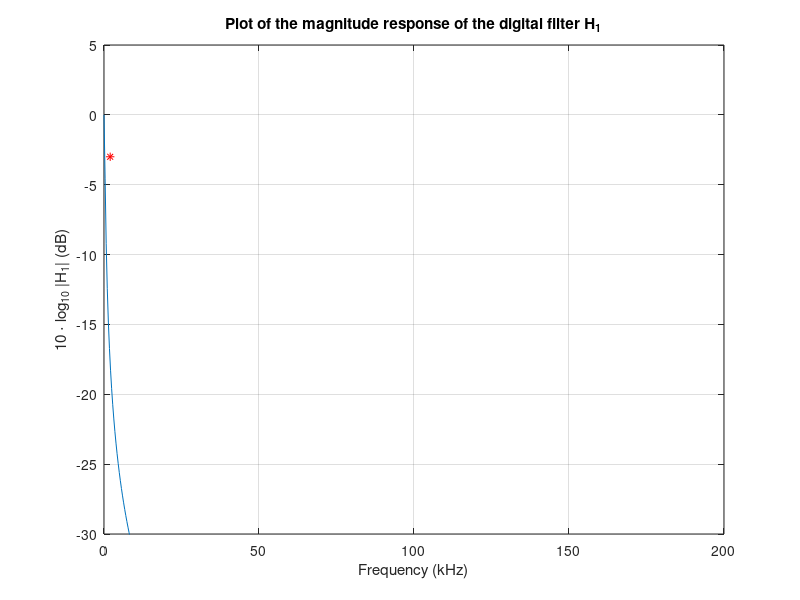
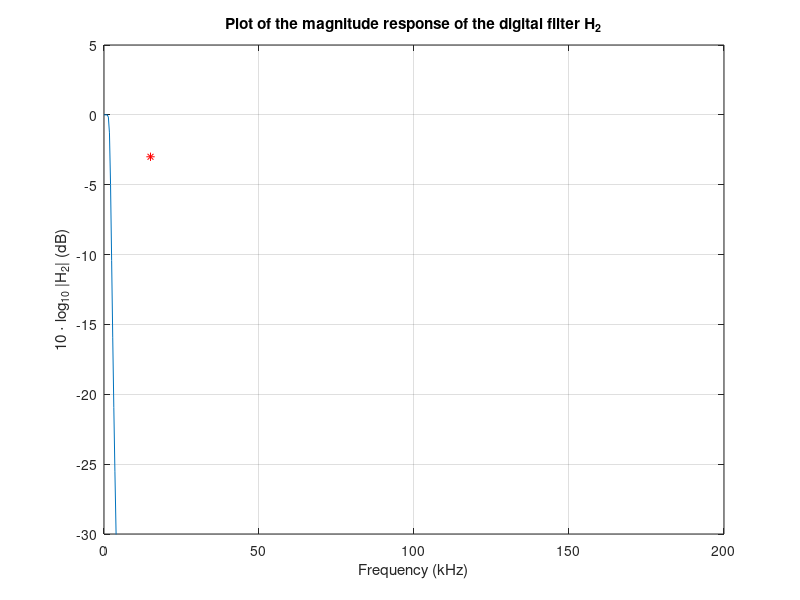
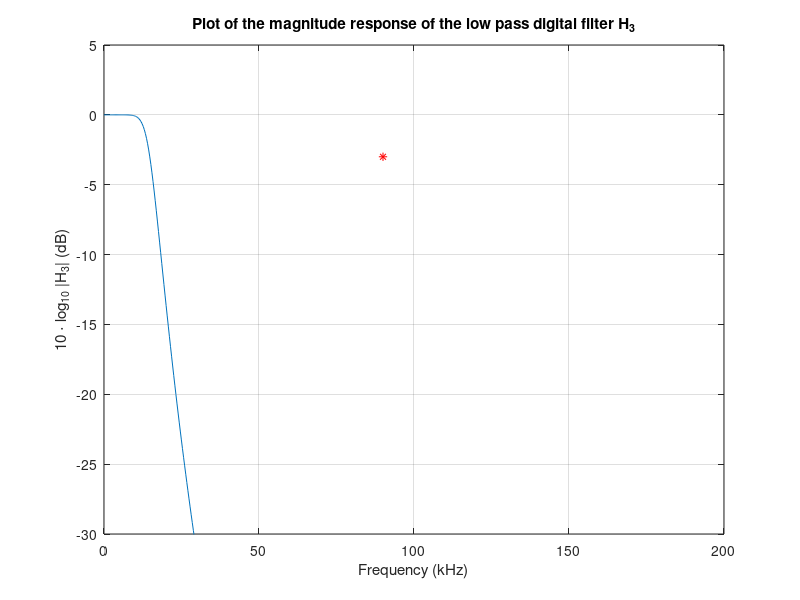

Recreate these plots in MATLAB, in order. (Note: this script raises an error after producing the figures.)
function communications = commass051b% (sig, pr)
%COMMASS051 Determine the signal to noise ratio (SNR) of a frequency modulated (FM) signal
% sig: sig = 0 for a sinewave, and sig = 1 for a random signal
% pr: pr = 0 to plot and display graphs, and pr = 1 for modeling
% Base units are: MHz for frequency, krad for angular frequencies, dB for power,
% microseconds for sampling intervals, and V for voltage
%
% This is written by Zhiyang Ong, 1085011, for the MATLAB Assignment
% of Communications IV (2005), Adelaide University

% Increase the number of decimal places that are used in numerical calculations to avoid
% numerical ill-conditioning
format('long')

%%%%%%%%%%%%%%
% Specified parameters %%
%%%%%%%%%%%%%%
% Baseband bandwidth=15kHz
W=0.015;
% RF carrier amplitude = 1 V (peak)
A=1;
% Frequency deviation = 75 kHz
fd=0.075;
% Angular frequency deviation: \omega_d = 2*pi*fd
wd=2 * pi *fd;
% Noise spectral density, varied in steps of 1dB so that
% 10dB <= Pr/(No*W) = A^2/(2*No*W) <= 30 dB
No=0;
% Sampling frequency=360kHz
fs=0.36;
% Period between samples of the FM signal; sample interval
Ts=1/fs;
% Number of samples
N=100000;

%%%%%%%%%%%%%%%%%%
% Determined variables
% Time variable
t=(0:N-1)*Ts;
% Range of SNR_{db} values with increments of 1dB
snrdb = (10:30);
% Convert SNR in dB to ratio
snr = 10.^(0.1 * snrdb);
% Number of values in the range of SNR
snrlen=length(snr);
% Number of samples for the frequency response
numsample = 512;

%%%%%%%%%%%%%
% Process user input
pr=0;
sig=0;
%warning('off','last')
dispGraph=logical(pr);
signal=logical(sig);
%warning('on','last')

%%%%%%%%%%%%%%%%
% Digital filter design
%%%%%%%%%%%%%%%
%%%%%%%%%%%%%%%%%%%%%%%%%%%%%%%%%
% Design of the digital filter H1 with a 3 dB bandwidth of 2kHz,
% which is based on the single pole analog filter
% 3 dB bandwidth of H1 = 2kHz
fd1=0.002;
% Angular 3 dB bandwidth of H1
wd1=2*pi*fd1;
% Determination of the 3 dB bandwidth for the single pole analog filter,
% which takes into account the effects of frequency warping [Ambardar 1999]
wa1=2*fs*tan(wd1*Ts/2);
% Get the non-angular 3 dB bandwidth for H1
fa1=wa1/(2*pi);
% Coefficients in the numerator of H1's transfer function
num1=wa1;
% Coefficients in the denominator of H1's transfer function
den1=[1 wa1];
% Convert the s-domain transfer function of the single-pole analog filter
% to its discrete equivalents using bilinear transformation
[num1d,den1d]=bilinear(num1,den1,fs);
% Determine the frequency response vector and its corresponding
% frequency vector for the digital filter
[h1,f] = freqz(num1d,den1d,numsample,fs);
% Determine the magnitude response of the filter H1
h1mag=20*log10(abs(h1));
% Bring this figure (to be created soon) to the foreground
figure(1);
% Plot magnitude response of the digital filter H1
% Display the response from -30 dB to 5 dB and its 3 dB bandwidth,
% which is on a frequency scale from 0 to180 kHz
plot(f*1000,h1mag,2,-3,'*r')
% Get the current limits of the axes
curlimits=axis;
% Set the limits for the x- and y-axis for the current axes
axis([curlimits(1) curlimits(2) -30 5])
title('Plot of the magnitude response of the digital filter H_1')
xlabel('Frequency (kHz)')
ylabel('10 \cdot log_{10} |H_1| (dB)')
grid on

%%%%%%%%%%%%%%%%%%%%%%%%%%%%%%%%%
% Design of the digital filter H2 with a 3 dB bandwidth of 15kHz,
% which is based on the 5th order analog Butterworth filter
% The post-detection filter H4 is the same as H2
% 3 dB bandwidth of H2 = 15kHz
fd2=0.015;
% Angular 3 dB bandwidth of H2
wd2=2*pi*fd2;
% Determination of the 3 dB bandwidth for the 5th order analog Butterworth filter,
% which takes into account the effects of frequency warping [Ambardar 1999]
wa2=2*fs*tan(wd2*Ts/2);
% Get the non-angular 3 dB bandwidth for H2
fa2=wa2/(2*pi);
% Coefficients in the numerator of H2's transfer function
num2=wa2^5;
% Constants of the coefficient of the 1st and 4th order terms
% in the denominator of H2's transfer function
c14=1+sqrt(5);
% Constants of the coefficient of the 2nd and 3rd order terms
% in the denominator of H2's transfer function
c23=3+sqrt(5);
% Coefficients in the denominator of H2's transfer function
den2=[1 c14*wa2 c23*wa2^2 c23*wa2^3 c14*wa2^4 wa2^5];
% Convert the s-domain transfer function of the 5th order analog Butterworth filter
% to its discrete equivalents using bilinear transformation
[num2d,den2d]=bilinear(num2,den2,fs);
% Determine the frequency response vector and its corresponding
% frequency vector for the digital filter
[h2,f] = freqz(num2d,den2d,numsample,fs);
% Determine the magnitude response of the filter H2
h2mag=20*log10(abs(h2));
% Bring this figure (to be created soon) to the foreground
figure(2);
% Plot magnitude response of the digital filter H2,
% which is based on a 5th order analog Butterworth filter
% Display the response from -30 dB to 5 dB and its 3 dB bandwidth,
% which is on a frequency scale from 0 to180 kHz
plot(f*1000,h2mag,15,-3,'*r')
% Get the current limits of the axes
curlimits=axis;
% Set the limits for the x- and y-axis for the current axes
axis([curlimits(1) curlimits(2) -30 5])
title('Plot of the magnitude response of the digital filter H_2')
xlabel('Frequency (kHz)')
ylabel('10 \cdot log_{10} |H_2| (dB)')
grid on


%%%%%%%%%%%%%%%%%%%%%%%%%%%%%%%%%
% Design of the low pass digital filter H3 with a 3 dB bandwidth of 90kHz,
% which is based on the 5th order analog Butterworth filter
% The required RF bandwidth B is given by Carson's Rule
% B = 2(fd + W) = 2(75 kHz + 15 kHz) = 180 kHz
% [Proakis 2002, Carlson 2002, Stremler 1990, & Couch 1997]
% Since phasor representation of RF signals is used, the bandwidth is halved
% Hence, B = 90 kHz and fs = 4*B
% Phasors are used to simulate RF signals since simulating FM modulation
% with modulation onto an RF carrier frequency would be slow.
% This is due to the requirement of having a sampling frequency that is
% twice the carrier frequency so that sampling occurs at a frequency
% greater than the Nyquist sampling rate.
% [Proakis 2002, Carlson 2002, Stremler 1990, & Couch 1997]
% 3 dB bandwidth of H3 = B = 90kHz
fd3=0.090;
% Angular 3 dB bandwidth of H3
wd3=2*pi*fd3;
% Determination of the 3 dB bandwidth for the 5th order analog Butterworth filter,
% which takes into account the effects of frequency warping [Ambardar 1999]
wa3=2*fs*tan(wd3*Ts/2);
% Get the non-angular 3 dB bandwidth for H3
fa3=wa3/(2*pi);
% Coefficients in the numerator of H3's transfer function
num3=wa3^5;
% Constants of the coefficient of the 1st and 4th order terms
% in the denominator of H3's transfer function
c14=1+sqrt(5);
% Constants of the coefficient of the 2nd and 3rd order terms
% in the denominator of H3's transfer function
c23=3+sqrt(5);
% Coefficients in the denominator of H3's transfer function
den3=[1 c14*wa3 c23*wa3^2 c23*wa3^3 c14*wa3^4 wa3^5];
% Convert the s-domain transfer function of the 5th order analog Butterworth filter
% to its discrete equivalents using bilinear transformation
[num3d,den3d]=bilinear(num3,den3,fs);
% Determine the frequency response vector and its corresponding
% frequency vector for the digital filter
[h3,f] = freqz(num3d,den3d,numsample,fs);
% Determine the magnitude response of the filter H3
h3mag=20*log10(abs(h3));
% Bring this figure (to be created soon) to the foreground
figure(3);
% Plot magnitude response of the low pass digital filter H3,
% which is based on a 5th order analog Butterworth filter
% Display the response from -30 dB to 5 dB and its 3 dB bandwidth,
% which is on a frequency scale from 0 to180 kHz
plot(f*1000,h3mag,90,-3,'*r')
% Get the current limits of the axes
curlimits=axis;
% Set the limits for the x- and y-axis for the current axes
axis([curlimits(1) curlimits(2) -30 5])
title('Plot of the magnitude response of the low pass digital filter H_3')
xlabel('Frequency (kHz)')
ylabel('10 \cdot log_{10} |H_3| (dB)')
grid on

% Generate a frequency modulated (FM) signal for transmission
% in phasor form (without the carrier modulation operation)
% That is, the message signal m(t) is modfm
if signal == 0
    % Generating frequency modulated sinusoidal signal, mt_sin,
    % with a frequency of 0.002 MHz
    % This FM sinusoidal signal is normalized to |m(t)| < 1
    mt_sin = sin(2*pi*0.002*t);
    % Assign the sinusoid to the FM signal
    modfm = mt_sin;
else
    % Generating frequency modulated random signal, mt_rand, which is Gaussian white noise
    % Reset the normally distributed pseudo-random number generator to its initial state
    randn('state',0);
    % Generate independent Gaussian samples with unity variance and zero mean
    % to model Gaussian noise samples.
    mt_rand = randn(1,N);
    % Filter the random FM signal with the digital filter H1,
    % which has a 2 kHz 3 dB-bandwidth
    y1=filter(num1d,den1d,mt_rand);
    % Filter the random FM signal with the digital filter H2,
    % which has a 15 kHz 3 dB-bandwidth
    y2=filter(num2d,den2d,y1);
    % Normalize this FM sinusoidal signal to |m(t)| < 1 by scaling the filter ouput
    % Get the maximum sample value of y2
    y2max=max(y2);
    % Get the minimum sample value of y2
    y2min=-min(y2);
    % If the middle value of the minimum and maximum sample values is >=0
    if y2max >= y2min
        % Assign the noise samples to the FM signal and normalize the amplitude
        modfm = mt_rand/y2max;
    else
        % Assign the noise samples to the inverted FM signal and normalize the amplitude
        modfm = mt_rand/y2min;
    end
end

% Generate the reference FM signal, vref, coming out of the transmitter and channel
% in the absence of noise
% That is, the FM signal received in the absence of noise
% Duration of sample intervals of FM signal
klimit=N-1;
% Cumulative summation of message signal over time
summ(1)=0;
%modfm(5000)
for k=1:klimit
    summ(k+1)=summ(k) + modfm(k)*Ts;
    echo off;
end
echo on;
% Sample FM modulation signal as a zero-mean stationary,
% Gaussian process [Proakis 2002]
phi=2*pi*fd*Ts*summ;
%%%%%%%%%%%%%%%%%%%
% Reference signal, vref
vref=A*exp(phi*j);


%%%%%%%%%%%%%%%%%%%%
% Generate white noise that are added to the signal during modulation and transmission
% Generate random numbers with unit variance for n_c(t) and n_s(t)
% In-phase noise, n_c(t)
nc=randn(1,N);
% Quadrature noise, n_s(t)
ns=randn(1,N);
% Noise phasor
nt=nc+j*ns;

% Add noise to the FM signal (model additive noise in the transmission of the FM signal)
vo=vref+nt;

% Filter the received FM signal to obtain the pre-detection signal
ypre=filter(num3d,den3d,vo);
% Get its phase response
[ypremod,freqresp]=freqz(ypre,1,numsample);
% Phase of ypremod
phaseypre=angle(ypremod)*180/pi;
% Make the phase continuous
phaseypremod=unwrap(phaseypre);
% Determine the phase differences to approximate the instantaneous frequency
phasediff(1)=phaseypremod(1);
klimit=512-1;
for k=2:klimit
    phasediff(k)=phaseypremod(k) - phaseypremod(k-1);
end
% Demodulate the received FM signal in phasor form
% (without the carrier modulation operation)
vd=(1/(2*pi*fd*Ts))*phasediff;

% Post-detection filtering with the digital filter H4, which is equal to H2
ypost=filter(num2d,den2d,vd);
% Determine the power of the received post-detection output FM signal
Pr=20*log10(abs(ypost));
% Determine the signal to noise ratios (SNR) of the received FM signal
% For each SNR value,
for k=1:snrlen
    % Noise spectral density
    No=(1/(snr(k)*W))*Pr;
    
    % Determine the correlation of the received FM signal with the output signal
    % under noise free conditions    
    % Correlate ypost with vref
    for index=1:klimit
        corrvovref(index)=ypost(k)*vref(k);
    end
    % Correlate vref with itself
    for index=1:klimit
        corrvref(index)=vref(k)*vref(k);
    end
    % Estimate lambda to determine the signal and noise components at the output
    lambda=corrvovref./corrvref;
    % Determine the signal component at the output
    s0=lambda.*vref;
    % Determine the noise component at the output
    n0=ypost-s0;
    
    % Determine the SNR at the output
    s0n0=s0./n0;
    % Determine the SNR at the output in dB
    cursnrdB(k)=20*log10(abs(s0n0));
    
    % For SNR = 17dB
    if k == 8
        % Plot s_0(t) and n_0(t) for 0<=t<=10 ms
        % Determine the range of values for time
        time=(0:N-1)/10000;
        
        % Plot s0 and n0 against time for 0<=time<=10ms
        figure(4);
        subplot(2,1,1); plot(time,s0)
        title('Plot of the signal component at the output s_o(t) against time t')
        xlabel('time t (ms)')
        ylabel('s_o(t)')
        subplot(2,1,2); plot(time,n0)
        title('Plot of the noise component at the output n_o(t) against time t')
        xlabel('time t (ms)')
        ylabel('n_o(t)')
    end
end
    
% Plot SNR of the output in dB against Pr/NoW in dB
figure(5);
plot(snrdb,cursnrdB)
hold on
coeff=1/1.1530;
plot(snrdb,coeff*cursnrdB)
title('Plot of the output SNR_{dB} against \frac{P_r}{N_oW} in dB')
ylabel('output SNR_{dB}')
xlabel('\frac{P_r}{N_oW} in dB')
legend('output SNR','theoretical SNR')

disp('End of simulation')

%%%%%%%%%%%%%%%%%%%%%%%%%%%%%
% Reference list:
% Ambardar, Ashok 1999, Analog and Digital Signal Processing, 2nd Edition,
% Brooks/Cole, Pacific Groove, CA, page 691
% Proakis, John G. & Salehi, Masoud 2002, Communication Systems Engineering,
% 2nd Edition, Prentice-Hall, Upper Saddle River, NJ, pages 10, 48, 107, 238, 494
% Carlson, A. Bruce, Crilly, Paul B., & Rutledge, Janet C. 2002, Communication
% Systems: An Introduction to Signals and Noise in Electrical Communication,
% 4th Edition, McGraw-Hill, Singapore, pages 201, 235-236
% Stremler, Ferrel G. 1990, Introduction to Communication Systems, 3rd Edition,
% Addison-Wesley, Reading, MA, pages 129, 313
% Couch (II), Leon W. 1997, Digital and Analog Communication Systems, 5th Edition,
% Prentice-Hall, NJ, pages 88, 317, 342
% Proakis, John G, Salehi, Masoud, & Bauch, Gerhard 2004, Contemporary
% Communication Systems Using MATLAB and Simulink, 2nd Edition,
% Thomson-Brooks/Cole, Toronto, Ontario, page 124-125, 127-128